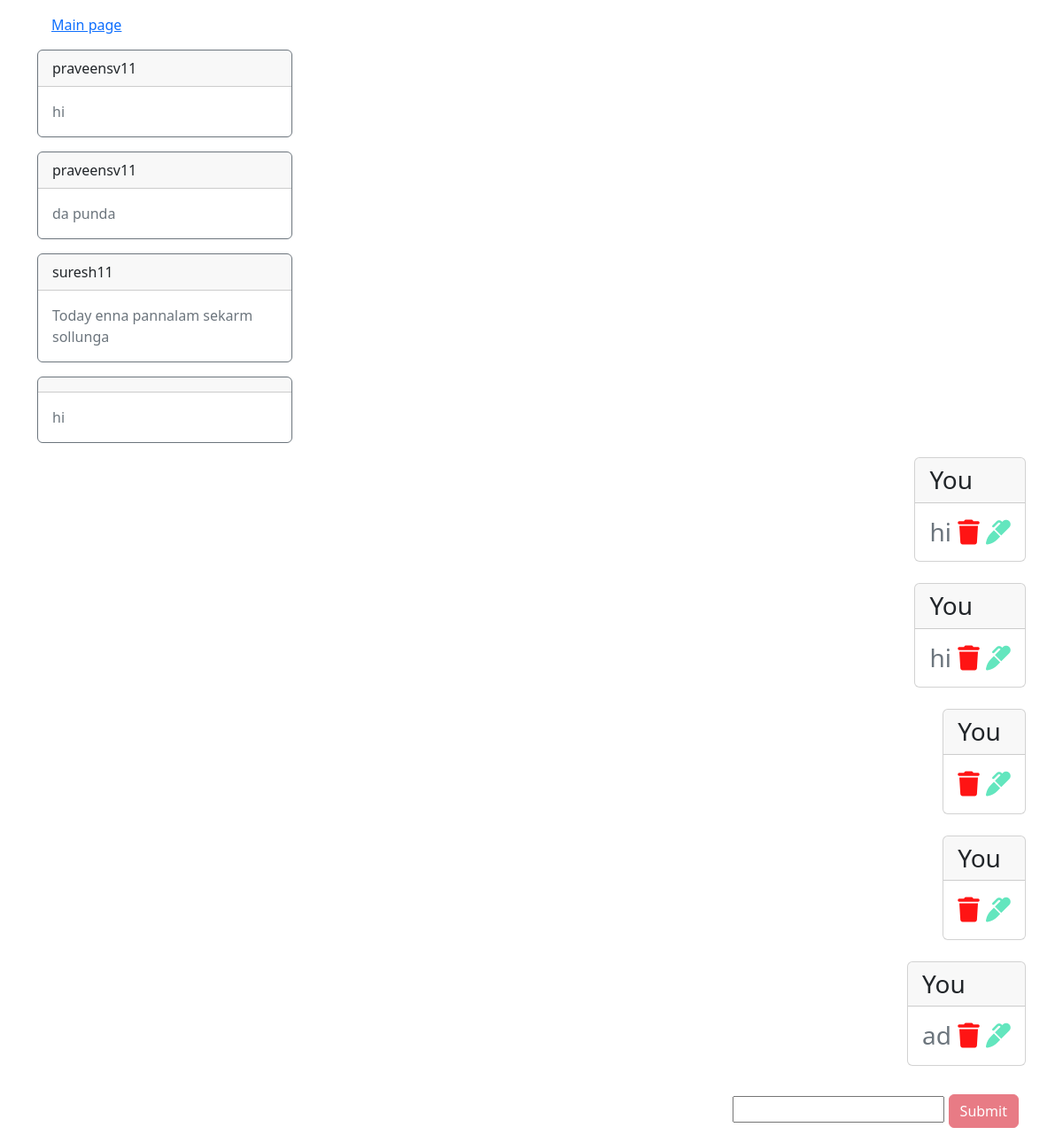
Screenshot of /community/ (signed in) with the database file from the repository.
### event_app/models.py (models this page shows, shortened)
class Chat(models.Model):
    name = models.CharField(max_length=64, default="")
    chat = models.CharField(max_length=10000, default="")

### event_app/views.py (the view)
# urls.py: path('community/', views.community, name="community"),
def community(request):
    username = request.user.username
    allchat = Chat.objects.all()
    if request.method == "POST":
        chat_text = request.POST.get("chat", "")
        obj = Chat(name=username, chat=chat_text)
        obj.save()
        return redirect('event:community')
    return render(request, 'event/community.html', {
        "allchat" : allchat,
        "username" : username,
    })

### event_app/templates/event/community.html (shortened to what this page needs)
{% extends "event/base.html" %}
{% block head %}
    {% load static %}
{% endblock  %}
{% block body %}
    {% if user.is_authenticated %}
        <div class="container" style="height:100vh; display:flex; flex-direction:column;">
            <a href="{% url 'event:home' %}" class="m-3">Main page</a>
            {% for chat in allchat %}
                {% if chat.name == username %}
                    <h3 class="d-flex justify-content-end">
                        <div class="card mb-3" style="max-width: 100rem;">
                            <div class="card-header">You</div>
                            <div class="card-body text-secondary">
                                <p class="card-text">{{ chat.chat }}
                                    <a href="{% url 'event:delete_chat' chat.id %}"><i class="fa-solid fa-trash" style="color: #ff1414;"></i></a>
                                    <a href="{% url 'event:update_chat' chat.id %}"><i class="fa-solid fa-marker" style="color: #63E6BE;"></i></a>
                                </p>
                            </div>
                        </div>
                    </h3>
                {% else %}
                    <div class="card border-secondary mb-3" style="max-width: 18rem;">
                        <div class="card-header">{{ chat.name }}</div>
                        <div class="card-body text-secondary">
                        <p class="card-text">{{ chat.chat }}</p>
                        </div>
                    </div>
                {% endif %}
            {% empty %}
                <h1>Start the conversation</h1>
            {% endfor %}
            <div class="d-flex align-items-end flex-column" style="height: 200px; flex:flex-end;">
                <form action="{% url 'event:community' %}" method="POST" autocomplete="off" class="mt-auto p-2">
                    <input type="text" name="chat" id="noempty">
                    <input type="submit" class="btn btn-danger" id="submit">
                </form>
            </div>
        </div>
    {% endif %}
{% endblock %}

### rows the page displays
Chat: name "praveensv11", chat "hi"
Chat: name "praveensv11", chat "da punda"
Chat: name "suresh11", chat "Today enna pannalam sekarm sollunga"
Chat: chat "hi"
Chat: chat "hi"
Chat: chat "hi"
Chat: chat "ad"
